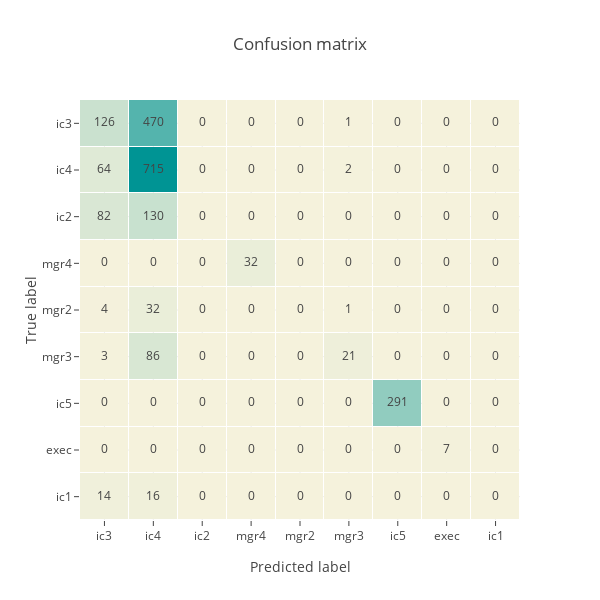

The code cell stored with this chart in its notebook:
### Markdown cell above
##### validate

### Code cell
# make predictions
def predict_ovo(x):
    yhat, rcoefs = [], []
    for clf in clfs:
        clf, pos, neg = clf
        plab, nlab = label_map_r[pos], label_map_r[neg]

        # show the remaining number of coefficients so we can get a 
        # feeling for the effectiveness of our feature space
        rc = np.array([i for i, c in enumerate(clf.best_estimator_.coef_) if c > 0])
        rcoefs.append(rc)

        t = clf.predict(x)
        yhat.append([pos if yhi > 0 else neg for yhi in t])

    # take the mode of predicted values, breaking ties at random-uniform
    yhat = np.array(yhat).T
    yhat = [np.random.choice(mode(r).mode, 1)[0] for r in yhat]    

    # smoosh the remaining coefficients
    coefs = []
    for l in rcoefs:
        for e in l:
            coefs.append(e)
    rcoefs = coefs
    
    return yhat, rcoefs

yhat, rcoefs = predict_ovo(x_test)

# show the confusion matrix
cm = confusion_matrix(y_test, yhat)

fig = plot_confusion_matrix(cm, classes=labels)
iplot(fig, filename='cm')

# print validation score
print(f'\nfinal validation error: {np.mean(yhat != y_test)}')
print(f'of {x_train.shape[1]} features, only {len(np.unique(rcoefs))} were found useful for any model')

### Figure 1 — Plotly figure (JSON) as saved in the notebook; plotly's stock layout.template omitted (floating-point values rounded to 4 significant figures)
{"data": [{"colorscale": [[0, "#F5F2DC"], [1, "#009494"]], "hoverinfo": "none", "showscale": false, "type": "heatmap", "x": ["ic3", "ic4", "ic2", "mgr4", "mgr2", "mgr3", "ic5", "exec", "ic1"], "xgap": 1, "y": ["ic1", "exec", "ic5", "mgr3", "mgr2", "mgr4", "ic2", "ic4", "ic3"], "ygap": 1, "z": [[14, 16, 0, 0, 0, 0, 0, 0, 0], [0, 0, 0, 0, 0, 0, 0, 7, 0], [0, 0, 0, 0, 0, 0, 291, 0, 0], [3, 86, 0, 0, 0, 21, 0, 0, 0], [4, 32, 0, 0, 0, 1, 0, 0, 0], [0, 0, 0, 32, 0, 0, 0, 0, 0], [82, 130, 0, 0, 0, 0, 0, 0, 0], [64, 715, 0, 0, 0, 2, 0, 0, 0], [126, 470, 0, 0, 0, 1, 0, 0, 0]]}, {"hoverinfo": "none", "mode": "text", "text": 126, "type": "scatter", "x": ["ic3"], "y": ["ic3"]}, {"hoverinfo": "none", "mode": "text", "text": 64, "type": "scatter", "x": ["ic3"], "y": ["ic4"]}, {"hoverinfo": "none", "mode": "text", "text": 82, "type": "scatter", "x": ["ic3"], "y": ["ic2"]}, {"hoverinfo": "none", "mode": "text", "text": 0, "type": "scatter", "x": ["ic3"], "y": ["mgr4"]}, {"hoverinfo": "none", "mode": "text", "text": 4, "type": "scatter", "x": ["ic3"], "y": ["mgr2"]}, {"hoverinfo": "none", "mode": "text", "text": 3, "type": "scatter", "x": ["ic3"], "y": ["mgr3"]}, {"hoverinfo": "none", "mode": "text", "text": 0, "type": "scatter", "x": ["ic3"], "y": ["ic5"]}, {"hoverinfo": "none", "mode": "text", "text": 0, "type": "scatter", "x": ["ic3"], "y": ["exec"]}, {"hoverinfo": "none", "mode": "text", "text": 14, "type": "scatter", "x": ["ic3"], "y": ["ic1"]}, {"hoverinfo": "none", "mode": "text", "text": 470, "type": "scatter", "x": ["ic4"], "y": ["ic3"]}, {"hoverinfo": "none", "mode": "text", "text": 715, "type": "scatter", "x": ["ic4"], "y": ["ic4"]}, {"hoverinfo": "none", "mode": "text", "text": 130, "type": "scatter", "x": ["ic4"], "y": ["ic2"]}, {"hoverinfo": "none", "mode": "text", "text": 0, "type": "scatter", "x": ["ic4"], "y": ["mgr4"]}, {"hoverinfo": "none", "mode": "text", "text": 32, "type": "scatter", "x": ["ic4"], "y": ["mgr2"]}, {"hoverinfo": "none", "mode": "text", "text": 86, "type": "scatter", "x": ["ic4"], "y": ["mgr3"]}, {"hoverinfo": "none", "mode": "text", "text": 0, "type": "scatter", "x": ["ic4"], "y": ["ic5"]}, {"hoverinfo": "none", "mode": "text", "text": 0, "type": "scatter", "x": ["ic4"], "y": ["exec"]}, {"hoverinfo": "none", "mode": "text", "text": 16, "type": "scatter", "x": ["ic4"], "y": ["ic1"]}, {"hoverinfo": "none", "mode": "text", "text": 0, "type": "scatter", "x": ["ic2"], "y": ["ic3"]}, {"hoverinfo": "none", "mode": "text", "text": 0, "type": "scatter", "x": ["ic2"], "y": ["ic4"]}, {"hoverinfo": "none", "mode": "text", "text": 0, "type": "scatter", "x": ["ic2"], "y": ["ic2"]}, {"hoverinfo": "none", "mode": "text", "text": 0, "type": "scatter", "x": ["ic2"], "y": ["mgr4"]}, {"hoverinfo": "none", "mode": "text", "text": 0, "type": "scatter", "x": ["ic2"], "y": ["mgr2"]}, {"hoverinfo": "none", "mode": "text", "text": 0, "type": "scatter", "x": ["ic2"], "y": ["mgr3"]}, {"hoverinfo": "none", "mode": "text", "text": 0, "type": "scatter", "x": ["ic2"], "y": ["ic5"]}, {"hoverinfo": "none", "mode": "text", "text": 0, "type": "scatter", "x": ["ic2"], "y": ["exec"]}, {"hoverinfo": "none", "mode": "text", "text": 0, "type": "scatter", "x": ["ic2"], "y": ["ic1"]}, {"hoverinfo": "none", "mode": "text", "text": 0, "type": "scatter", "x": ["mgr4"], "y": ["ic3"]}, {"hoverinfo": "none", "mode": "text", "text": 0, "type": "scatter", "x": ["mgr4"], "y": ["ic4"]}, {"hoverinfo": "none", "mode": "text", "text": 0, "type": "scatter", "x": ["mgr4"], "y": ["ic2"]}, {"hoverinfo": "none", "mode": "text", "text": 32, "type": "scatter", "x": ["mgr4"], "y": ["mgr4"]}, {"hoverinfo": "none", "mode": "text", "text": 0, "type": "scatter", "x": ["mgr4"], "y": ["mgr2"]}, {"hoverinfo": "none", "mode": "text", "text": 0, "type": "scatter", "x": ["mgr4"], "y": ["mgr3"]}, {"hoverinfo": "none", "mode": "text", "text": 0, "type": "scatter", "x": ["mgr4"], "y": ["ic5"]}, {"hoverinfo": "none", "mode": "text", "text": 0, "type": "scatter", "x": ["mgr4"], "y": ["exec"]}, {"hoverinfo": "none", "mode": "text", "text": 0, "type": "scatter", "x": ["mgr4"], "y": ["ic1"]}, {"hoverinfo": "none", "mode": "text", "text": 0, "type": "scatter", "x": ["mgr2"], "y": ["ic3"]}, {"hoverinfo": "none", "mode": "text", "text": 0, "type": "scatter", "x": ["mgr2"], "y": ["ic4"]}, {"hoverinfo": "none", "mode": "text", "text": 0, "type": "scatter", "x": ["mgr2"], "y": ["ic2"]}, {"hoverinfo": "none", "mode": "text", "text": 0, "type": "scatter", "x": ["mgr2"], "y": ["mgr4"]}, {"hoverinfo": "none", "mode": "text", "text": 0, "type": "scatter", "x": ["mgr2"], "y": ["mgr2"]}, {"hoverinfo": "none", "mode": "text", "text": 0, "type": "scatter", "x": ["mgr2"], "y": ["mgr3"]}, {"hoverinfo": "none", "mode": "text", "text": 0, "type": "scatter", "x": ["mgr2"], "y": ["ic5"]}, {"hoverinfo": "none", "mode": "text", "text": 0, "type": "scatter", "x": ["mgr2"], "y": ["exec"]}, {"hoverinfo": "none", "mode": "text", "text": 0, "type": "scatter", "x": ["mgr2"], "y": ["ic1"]}, {"hoverinfo": "none", "mode": "text", "text": 1, "type": "scatter", "x": ["mgr3"], "y": ["ic3"]}, {"hoverinfo": "none", "mode": "text", "text": 2, "type": "scatter", "x": ["mgr3"], "y": ["ic4"]}, {"hoverinfo": "none", "mode": "text", "text": 0, "type": "scatter", "x": ["mgr3"], "y": ["ic2"]}, {"hoverinfo": "none", "mode": "text", "text": 0, "type": "scatter", "x": ["mgr3"], "y": ["mgr4"]}, {"hoverinfo": "none", "mode": "text", "text": 1, "type": "scatter", "x": ["mgr3"], "y": ["mgr2"]}, {"hoverinfo": "none", "mode": "text", "text": 21, "type": "scatter", "x": ["mgr3"], "y": ["mgr3"]}, {"hoverinfo": "none", "mode": "text", "text": 0, "type": "scatter", "x": ["mgr3"], "y": ["ic5"]}, {"hoverinfo": "none", "mode": "text", "text": 0, "type": "scatter", "x": ["mgr3"], "y": ["exec"]}, {"hoverinfo": "none", "mode": "text", "text": 0, "type": "scatter", "x": ["mgr3"], "y": ["ic1"]}, {"hoverinfo": "none", "mode": "text", "text": 0, "type": "scatter", "x": ["ic5"], "y": ["ic3"]}, {"hoverinfo": "none", "mode": "text", "text": 0, "type": "scatter", "x": ["ic5"], "y": ["ic4"]}, {"hoverinfo": "none", "mode": "text", "text": 0, "type": "scatter", "x": ["ic5"], "y": ["ic2"]}, {"hoverinfo": "none", "mode": "text", "text": 0, "type": "scatter", "x": ["ic5"], "y": ["mgr4"]}, {"hoverinfo": "none", "mode": "text", "text": 0, "type": "scatter", "x": ["ic5"], "y": ["mgr2"]}, {"hoverinfo": "none", "mode": "text", "text": 0, "type": "scatter", "x": ["ic5"], "y": ["mgr3"]}, {"hoverinfo": "none", "mode": "text", "text": 291, "type": "scatter", "x": ["ic5"], "y": ["ic5"]}, {"hoverinfo": "none", "mode": "text", "text": 0, "type": "scatter", "x": ["ic5"], "y": ["exec"]}, {"hoverinfo": "none", "mode": "text", "text": 0, "type": "scatter", "x": ["ic5"], "y": ["ic1"]}, {"hoverinfo": "none", "mode": "text", "text": 0, "type": "scatter", "x": ["exec"], "y": ["ic3"]}, {"hoverinfo": "none", "mode": "text", "text": 0, "type": "scatter", "x": ["exec"], "y": ["ic4"]}, {"hoverinfo": "none", "mode": "text", "text": 0, "type": "scatter", "x": ["exec"], "y": ["ic2"]}, {"hoverinfo": "none", "mode": "text", "text": 0, "type": "scatter", "x": ["exec"], "y": ["mgr4"]}, {"hoverinfo": "none", "mode": "text", "text": 0, "type": "scatter", "x": ["exec"], "y": ["mgr2"]}, {"hoverinfo": "none", "mode": "text", "text": 0, "type": "scatter", "x": ["exec"], "y": ["mgr3"]}, {"hoverinfo": "none", "mode": "text", "text": 0, "type": "scatter", "x": ["exec"], "y": ["ic5"]}, {"hoverinfo": "none", "mode": "text", "text": 7, "type": "scatter", "x": ["exec"], "y": ["exec"]}, {"hoverinfo": "none", "mode": "text", "text": 0, "type": "scatter", "x": ["exec"], "y": ["ic1"]}, {"hoverinfo": "none", "mode": "text", "text": 0, "type": "scatter", "x": ["ic1"], "y": ["ic3"]}, {"hoverinfo": "none", "mode": "text", "text": 0, "type": "scatter", "x": ["ic1"], "y": ["ic4"]}, {"hoverinfo": "none", "mode": "text", "text": 0, "type": "scatter", "x": ["ic1"], "y": ["ic2"]}, {"hoverinfo": "none", "mode": "text", "text": 0, "type": "scatter", "x": ["ic1"], "y": ["mgr4"]}, {"hoverinfo": "none", "mode": "text", "text": 0, "type": "scatter", "x": ["ic1"], "y": ["mgr2"]}, {"hoverinfo": "none", "mode": "text", "text": 0, "type": "scatter", "x": ["ic1"], "y": ["mgr3"]}, {"hoverinfo": "none", "mode": "text", "text": 0, "type": "scatter", "x": ["ic1"], "y": ["ic5"]}, {"hoverinfo": "none", "mode": "text", "text": 0, "type": "scatter", "x": ["ic1"], "y": ["exec"]}, {"hoverinfo": "none", "mode": "text", "text": 0, "type": "scatter", "x": ["ic1"], "y": ["ic1"]}], "layout": {"height": 600, "showlegend": false, "title": "Confusion matrix", "width": 600, "xaxis": {"autorange": true, "title": "Predicted label"}, "yaxis": {"autorange": true, "title": "True label"}}}
